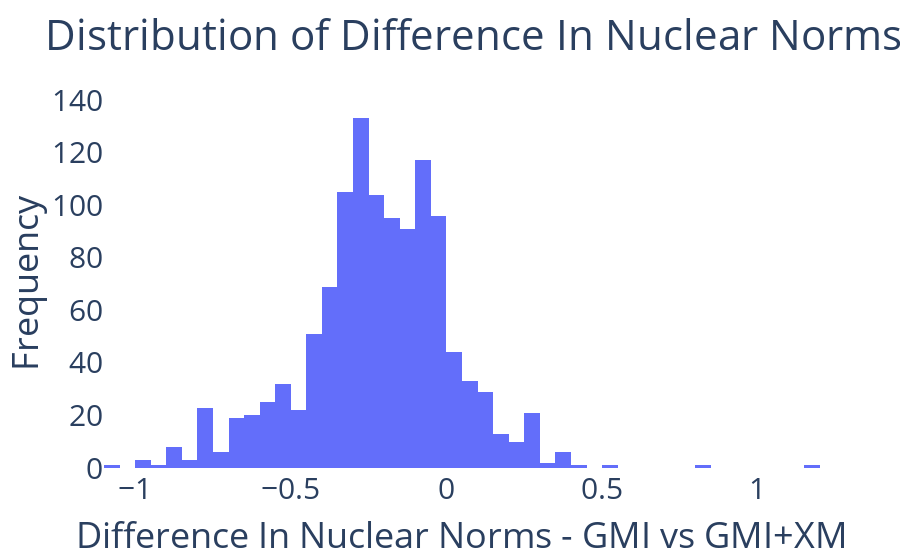

The notebook cell this image was saved under:
### Code cell
diff = np.array(norm_og) - np.array(norm_plus)
fig = go.Figure()
fig.add_trace(go.Histogram(x = diff))
fig.update_layout(title_text = 'Distribution of Difference In Nuclear Norms - GMI vs GMI+XM', 
                  xaxis_title_text = 'Difference In Nuclear Norms - GMI vs GMI+XM', 
                  yaxis_title_text = 'Frequency', 
                  plot_bgcolor = 'white', 
                  paper_bgcolor = 'white', 
                  font = dict(size = 30))
fig.show()

### Figure 1 — Plotly figure (JSON) as saved in the notebook; plotly's stock layout.template omitted (floating-point values rounded to 4 significant figures; data arrays with more than 128 entries replaced by an {"elided": "..."} marker saying what was removed)
{"data": [{"type": "histogram", "x": {"elided": "1186 float values"}}], "layout": {"font": {"size": 30}, "paper_bgcolor": "white", "plot_bgcolor": "white", "title": {"text": "Distribution of Difference In Nuclear Norms - GMI vs GMI+XM"}, "xaxis": {"title": {"text": "Difference In Nuclear Norms - GMI vs GMI+XM"}}, "yaxis": {"title": {"text": "Frequency"}}}}
